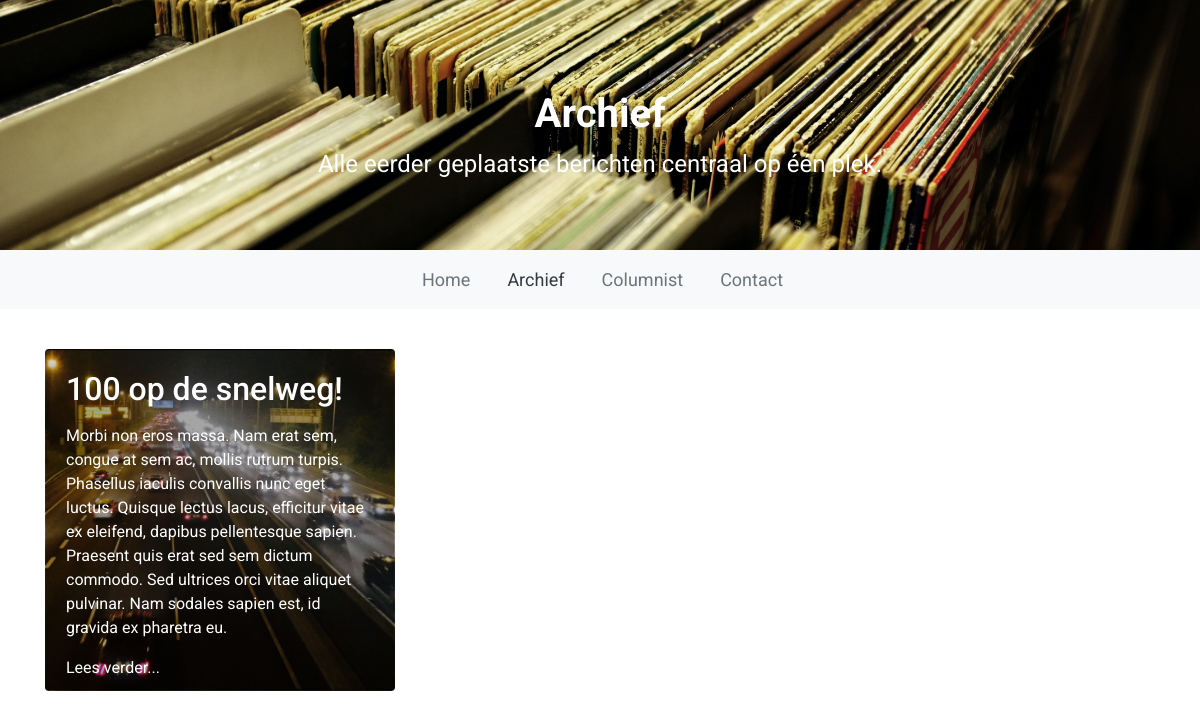
Page /archief.php on the committed database.
### tables this page shows
CREATE TABLE `articles` (
  `id` int(5) NOT NULL,
  `title` varchar(64) NOT NULL,
  `subtext` longtext NOT NULL,
  `text` longtext NOT NULL,
  `date` date NOT NULL DEFAULT current_timestamp(),
  `image` varchar(64) NOT NULL
);

### archief.php (the view, shortened to what this page needs)
<?php
require('php/database.php');
$sql = "SELECT id,title,subtext,text,image FROM articles ORDER BY date DESC";
$result = $conn->query($sql);
?>
<!doctype html>
<html lang="en">
<head>
	<link rel="stylesheet" type="text/css" href="css/bootstrap.min.css">
	<link rel="stylesheet" type="text/css" href="css/custom.css">
	<link rel="stylesheet" href="https://use.fontawesome.com/releases/v5.8.0/css/all.css">
</head>
<body>
	<header class="archief">
		<div class="container text-center">
			<h1>Archief</h1>
			<p>Alle eerder geplaatste berichten centraal op één plek.</p>
		</div>
	</header>
	<nav class="navbar navbar-expand-md navbar-fixed-top navbar-light bg-light main-nav">
		<div class="container">
			<ul class="nav mx-auto">
				<li class="nav-item">
					<a class="nav-link text-secondary" href="index.php">Home</a>
				</li>
				<li class="nav-item active">
					<a class="nav-link text-dark" href="archief.php">Archief</a>
				</li>
				<li class="nav-item">
					<a class="nav-link text-secondary" href="biografie.php">Columnist</a>
				</li>
				<li class="nav-item">
					<a class="nav-link text-secondary" href="contact.php">Contact</a>
				</li>
			</ul>
		</div>
	</nav>
	<section id="article">
		<div class="container">
			<div class="row">
			<?php
                foreach ($result as $item) {
                $image = $item['image'];
                echo "
                <div class='colum col-sm-12 col-md-6 col-lg-4'>
				<article class='card' style='background-image: url(";
				echo $image;
				echo "); '>
                    <div class='card-body'>
                        <h2>".$item['title']."</h2>
                        <p>".$item['subtext']."</p>
                        <p class='read'><a class='stretched-link' href='post.php?id=".$item['id']."'>Lees verder...</a></p>
                    </div>
                </article>
                </div>
                ";
                }
                ?>
			</div>
		</div>
	</section>
</body>
</html>

### css/custom.css (style rules this page uses)
header { background-color: black; background-image: url("../images/header.png"); background-size: cover; background-position: center; min-height: 250px; color: white; }
.archief { background-image: url("../images/archief.jpg") !important; }
header p { font-size: 150%; }
* { font-family: 'Roboto', sans-serif; }
nav { font-size: large; }
nav ul li { padding-left: 5px; }
header .container { padding-top: 90px; }
header h1 { font-weight: bold; font-size: 40px; }
#article, #contact, #biografie { margin-top: 40px; }
#article .card .card-body { color: white; background: linear-gradient(180deg,rgba(0,0,0,.05),rgba(0,0,0,.35) 8%); }
.read { margin-bottom: -10px; }
.colum { margin-bottom: 30px; }
.card-body a { color: white; }
article { background-size: cover; background-position: center; }

### rows in the picture
articles: image (picture), title "100 op de snelweg!", subtext "Morbi non eros massa. Nam erat sem, congue at sem ac, mollis rutrum turpis. Phasellus iaculis convallis nunc eget luctus. Quisque lectus lacus, efficitur vitae ex eleifend, dapibus pellentesque sapien. Praesent quis erat sed sem dictum commodo. Sed ultrices orci vitae aliquet pulvinar. Nam sodales sapien est, id gravida ex pharetra eu."
